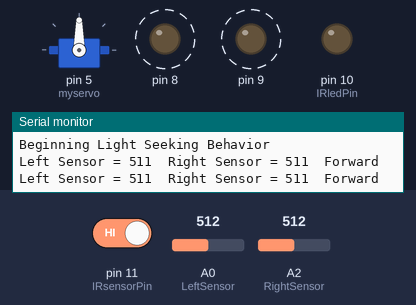
Simulated run of this sketch. Board: Arduino Uno, built with avr-gcc and run on an emulated ATmega328P. On the bench: servo, output pins drawn as LEDs (lit = HIGH), the last lines printed to the serial monitor. Dashed ring = blinking. The test bench sets the inputs (shaded band); at power-on: pin 11 (IRsensorPin) HIGH, A2 (RightSensor) = 512, A0 (LeftSensor) = 512.

Above: at 1.6 s.
1.7 s: pin 11 (IRsensorPin) driven LOW
At 3.1 s:
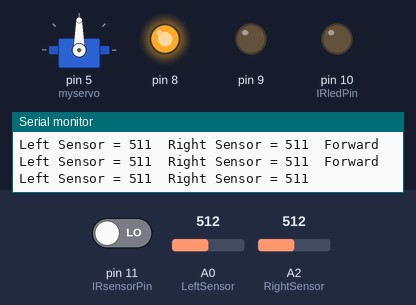
5.4 s: pin 11 (IRsensorPin) driven HIGH
At 6.2 s:
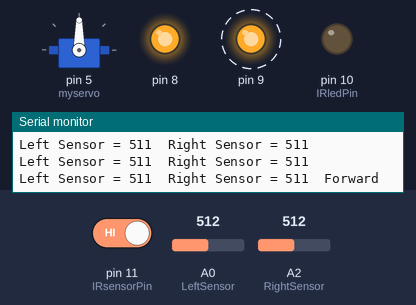
9.1 s: A2 (RightSensor) set to 374
At 9.34 s:
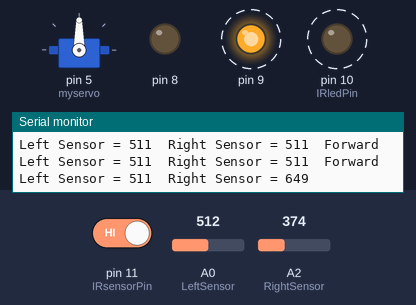
12.6 s: A0 (LeftSensor) set to 122
At 13.08 s:
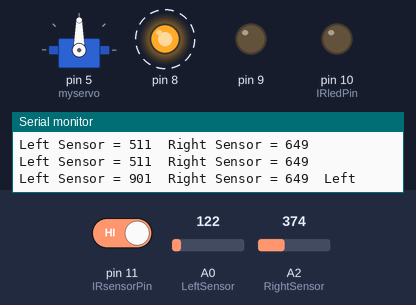
16.1 s: A0 (LeftSensor) set to 306
At 16.94 s:
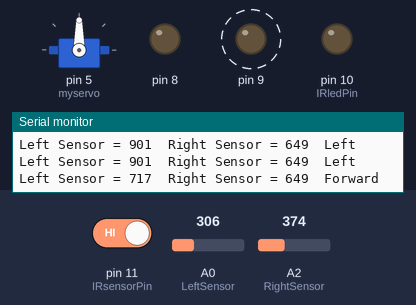
19.6 s: A0 (LeftSensor) set to 511
At 20.2 s:
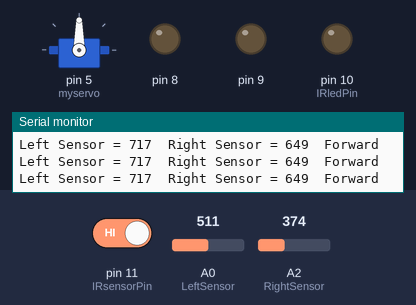
Timing chart, 0 to 24.1 s (numbered marks = the images above; inputs shaded):
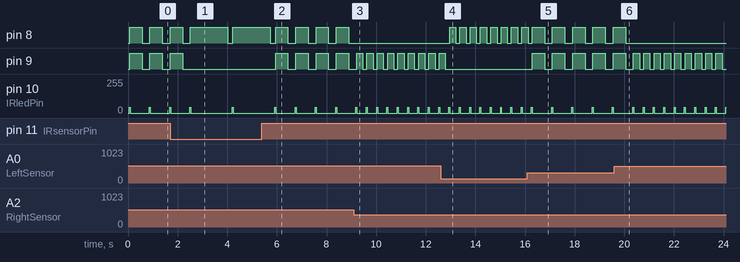

The sketch:

LDR_Robot.ino
```cpp
#include <Servo.h>
Servo myservo;

#define IRsensorPin 11
#define IRledPin 10

const int RightSensor = 2;
const int LeftSensor = 0;

int IR;
int SensorLeft;
int SensorRight;
int SensorDifference;

void IR38Write() {
  for(int i = 0; i <= 384; i++) {
    digitalWrite(IRledPin, HIGH);
    delayMicroseconds(13);
    digitalWrite(IRledPin, LOW);
    delayMicroseconds(13);
  }
}
void setup() {
myservo.attach(5);
pinMode(IRledPin, OUTPUT);
digitalWrite(IRledPin, LOW);
pinMode(8, OUTPUT);
pinMode(9, OUTPUT);
pinMode(LeftSensor, INPUT);
pinMode(RightSensor, INPUT);
Serial.begin(9600);
Serial.println(" \nBeginning Light Seeking Behavior");
}


void loop() {
IR38Write();
IR = digitalRead(IRsensorPin);
delay(50);
SensorLeft = 1023 - analogRead(LeftSensor);
delay(1);
SensorRight = 1023 - analogRead(RightSensor);
delay(1);
SensorDifference = abs(SensorLeft - SensorRight);

Serial.print("Left Sensor = ");
Serial.print(SensorLeft);
Serial.print("\t");
Serial.print("Right Sensor = ");
Serial.print(SensorRight);
Serial.print("\t");


if (SensorLeft > SensorRight && SensorDifference > 75 && IR == HIGH) {
Serial.println("Left");
digitalWrite(8, HIGH);
delay(250);
  digitalWrite(8, LOW);
  delay(100);

}

if (IR == LOW){
digitalWrite(8, HIGH);
delay(1500);
  digitalWrite(8, LOW);
  digitalWrite(8, LOW);
    delay(150);

}

if (SensorLeft < SensorRight && SensorDifference > 75 && IR == HIGH) {
digitalWrite(9, HIGH);
delay(250);
digitalWrite(9, LOW);
  delay(100);
}

else if (SensorDifference < 75 && IR == HIGH) {
Serial.println("Forward");
digitalWrite(8, HIGH);
digitalWrite(9, HIGH);
delay(500);
  digitalWrite(8, LOW);
  digitalWrite(9, LOW);
    delay(250);
}
Serial.print("\n");
}
```

Measured:
- after the input at 1.7 s, pin 9: goes on until 2.2 s, then stays LOW
- after the input at 5.4 s, pin 9: alternates HIGH for 0.50 s and LOW for 0.32 s, starting after 0.55 s
- after the input at 9.1 s, pin 8: stops changing and stays LOW; pin 9: alternates HIGH for 0.25 s and LOW for 0.17 s, starting after 0.36 s; pin 10 (IRledPin): alternates 42/255 for 0.04 s and 0/255 for 0.38 s, starting after 0.50 s
- after the input at 12.6 s, pin 8: alternates HIGH for 0.25 s and LOW for 0.17 s, starting after 0.36 s; pin 9: goes on until 12.8 s, then stays LOW
- after the input at 16.1 s, pin 9: alternates HIGH for 0.50 s and LOW for 0.32 s, starting after 0.19 s
- after the input at 19.6 s, pin 8: goes on until 20.1 s, then stays LOW
- by itself, pin 8: repeats every 0.82 s: HIGH 0.50 s, LOW 0.32 s
- by itself, pin 9: alternates HIGH for 0.50 s and LOW for 0.32 s
